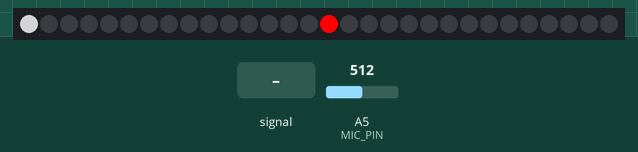
Simulated run of this sketch. Board: Arduino Uno, built with avr-gcc and run on an emulated ATmega328P. Shown: 30 RGB LEDs in strip order, left to right. The inputs (shaded band) are chosen by the test bench; at power-on: A5 (MIC_PIN) = 512. Dim RGB values are drawn brighter than linear.

Above: at 1.15 s.
2.3 s: A5 (MIC_PIN) fed a 200 Hz sine of ±81 counts around its level
At 3.44 s:
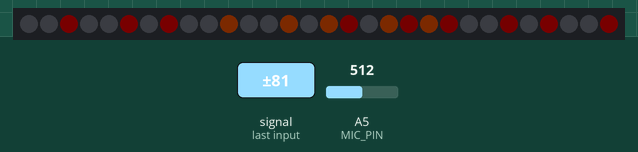
5.0 s: A5 (MIC_PIN) set to 716
At 5.15 s:
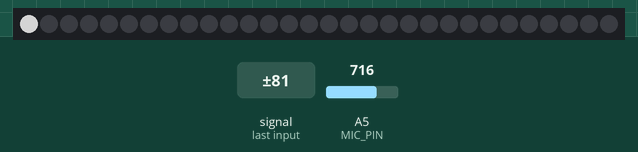
6.8 s: A5 (MIC_PIN) fed a 200 Hz sine of ±81 counts around its level
At 8.46 s:
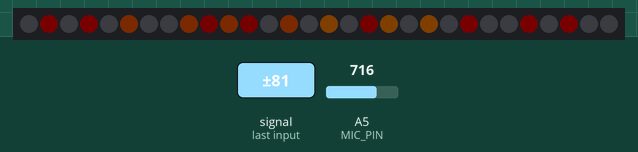
9.8 s: A5 (MIC_PIN) fed a 200 Hz sine of ±255 counts around its level
At 11.46 s:
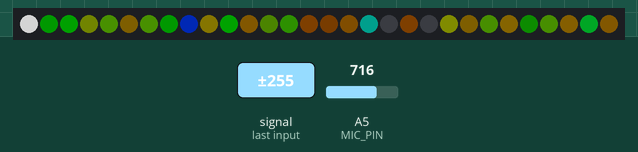
12.8 s: A5 (MIC_PIN) fed a 200 Hz sine of ±81 counts around its level
At 13.82 s:
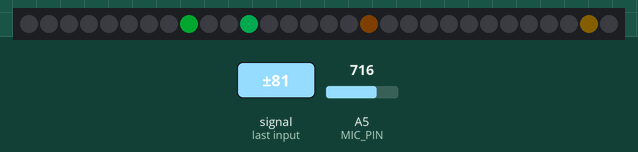
15.4 s: A5 (MIC_PIN) fed a 200 Hz sine of ±255 counts around its level
At 16.45 s:
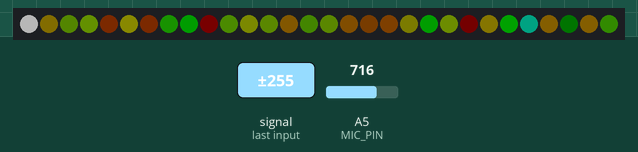
Timing chart, 0 to 18.4 s (numbered marks = the images above; inputs shaded):
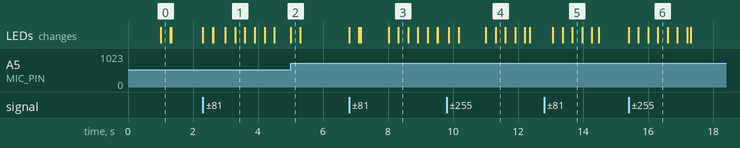

Measured:
- after the input at 2.3 s, the LEDs: first change at once (image 1 shows a later state)
- after the input at 5.0 s, the LEDs: change at once (image 2)
- after the input at 6.8 s, the LEDs: first change at once (image 3 shows a later state)
- after the input at 9.8 s, the LEDs: first change after 0.08 s (image 4 shows a later state)
- after the input at 15.4 s, the LEDs: first change at once (image 6 shows a later state)

The sketch:

agcAvg.ino
```cpp
/* agcAvg
 *
 * By: Andrew Tuline
 *
 * Date: Jan, 2020
 *
 * An Automatic Gain Control for a microphone on an Arduino.
 *
 * This version uses simple averaging of 32 samples against a setpoint. Simple, but at least it works.
 *
 * It also includes a ghetto peak detection capability, which is displayed on led[0].
 *
 */


//#define FASTLED_ALLOW_INTERRUPTS 0                          // Used for ESP8266.
#include <FastLED.h>                                          // FastLED library.

#define MIC_PIN   5                                           // Analog port for microphone
uint8_t squelch = 7;                                          // Anything below this is background noise, so we'll make it '0'.
int sample;                                                   // Current sample.
float sampleAvg = 0;                                          // Smoothed Average.
float micLev = 0;                                             // Used to convert returned value to have '0' as minimum.
uint8_t maxVol = 11;                                          // Reasonable value for constant volume for 'peak detector', as it won't always trigger.
bool samplePeak = 0;                                          // Boolean flag for peak. Responding routine must reset this flag.

int sampleAgc, multAgc;
uint8_t targetAgc = 60;                                       // This is our setPoint at 20% of max for the adjusted output.


// Fixed definitions cannot change on the fly.
#define LED_DT 12                                             // Data pin to connect to the strip.
#define LED_CK 11                                             // Clock pin for WS2801 or APA102.
#define COLOR_ORDER GRB                                       // It's GRB for WS2812 and BGR for APA102.
#define LED_TYPE WS2812                                       // Using APA102, WS2812, WS2801. Don't forget to modify LEDS.addLeds to suit.
#define NUM_LEDS 30                                           // Number of LED's.

uint8_t max_bright = 255;                                     // Overall brightness.
struct CRGB leds[NUM_LEDS];                                   // Initialize our LED array.


void setup() {
  Serial.begin(115200);                                       // Initialize serial port for debugging.
  delay(1000);
  analogReference(EXTERNAL);                                  // Nano or other 5V AVR8 when using a 3.3V microphone.
  LEDS.addLeds<LED_TYPE, LED_DT, COLOR_ORDER>(leds, NUM_LEDS);  // Use this for WS2812
  FastLED.setBrightness(max_bright);
  FastLED.setMaxPowerInVoltsAndMilliamps(5, 500);             // FastLED Power management set at 5V, 500mA
} // setup()


void loop() {

  EVERY_N_MILLIS(10) {
    fadeToBlackBy(leds, NUM_LEDS, 4);                         // 8 bit, 1 = slow, 255 = fast
    fadeToBlackBy(leds, 1, 32);
  }

  getSample();                                                // Sample the microphone.
  agcAvg();                                                   // Calculated the PI adjusted value as sampleAvg.
  ledShow();
  FastLED.show();

} // loop()


void ledShow() {

  if (samplePeak == 1) { leds[0] = CRGB::Gray; samplePeak = 0;}
  leds[(millis() % (NUM_LEDS-1)) +1] = CHSV(sampleAgc, 255, sampleAgc);

} // ledShow()


void getSample() {

  int16_t micIn;                                              // Current sample starts with negative values and large values, which is why it's 16 bit signed.
  static long peakTime;

  micIn = analogRead(MIC_PIN);                                // Poor man's analog Read.
  micLev = ((micLev * 31) + micIn) / 32;                      // Smooth it out over the last 32 samples for automatic centering.
  micIn -= micLev;                                            // Let's center it to 0 now.
  micIn = abs(micIn);                                         // And get the absolute value of each sample.
  sample = (micIn <= squelch) ? 0 : (sample + micIn) / 2;     // Using a ternary operator, the resultant sample is either 0 or it's a bit smoothed out with the last sample.
  sampleAvg = ((sampleAvg * 31) + sample) / 32;               // Smooth it out over the last 32 samples.

  if (sample > (sampleAvg+maxVol) && millis() > (peakTime + 50)) {    // Poor man's beat detection by seeing if sample > Average + some value.
    samplePeak = 1;                                                   // Then we got a peak, else we don't. Display routines need to reset the samplepeak value in case they miss the trigger.
    peakTime=millis();
  }

}  // getSample()


void agcAvg() {                                                   // A simple averaging multiplier to automatically adjust sound sensitivity.

  multAgc = (sampleAvg < 1) ? targetAgc : targetAgc / sampleAvg;  // Make the multiplier so that sampleAvg * multiplier = setpoint
  sampleAgc = sample * multAgc;
  if (sampleAgc > 255) sampleAgc = 255;

//------------ Oscilloscope output ---------------------------
//  Serial.print(targetAgc); Serial.print(" ");
//  Serial.print(multAgc); Serial.print(" ");
//  Serial.print(sampleAgc); Serial.print(" ");

//  Serial.print(sample); Serial.println(" ");
//  Serial.print(sampleAvg); Serial.print(" ");
//  Serial.print(micLev); Serial.print(" ");
//  Serial.print(samplePeak); Serial.print(" "); samplePeak = 0;
//  Serial.print(100); Serial.print(" ");
//  Serial.print(0); Serial.print(" ");
//  Serial.println(" ");

} // agcAvg()
```
